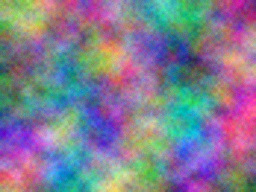
#> input picture tests/assets/corpus/jpeg/cmyk.jpg, 256 x 192 px; its folder holds only this picture in this run
$ python jpeg_cmyk_reference.py
#> lines starting #> are read from the running program, lines starting #| are printed output that depends on the picture
#!/usr/bin/env python3
"""Writes jpeg_cmyk_reference.json: SHA-256 of the RGBA of every four-component corpus JPEG read as plain CMYK.

Pillow reads every four-component JPEG with Adobe polarity (rawmode "CMYK;I", JpegImagePlugin in Pillow 10.2.0), so
the values libjpeg-turbo decodes (after its YCCK to CMYK conversion) are 255 minus Pillow's. Read as plain ink amounts
(JpegCmykStorage.Plain, as TIFF stores CMYK), those values are converted with Pillow's own cmyk2rgb.

Run with:  python3 -I tests/assets/jpeg_cmyk_reference.py
"""
import hashlib
import json
import os

import numpy as np
import PIL
from PIL import Image, features

HERE = os.path.dirname(os.path.abspath(__file__))
CORPUS = os.path.join(HERE, "corpus", "jpeg")


def main():
    result = {}
    for name in sorted(os.listdir(CORPUS)):
        if not name.lower().endswith(".jpg"):
            continue
        with Image.open(os.path.join(CORPUS, name)) as im:
#> im is the input picture: PIL image 256x192 CMYK; mean R, G, B 128.2, 124.6, 146.8
            if im.mode != "CMYK":
                continue
            stored = 255 - np.asarray(im)
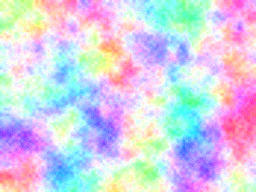
#> stored: shape (192, 256, 4); mean R, G, B, A 191, 188.8, 219.9, 171.5; transparent parts drawn white
        rgba = Image.fromarray(np.ascontiguousarray(stored), "CMYK").convert("RGBA")
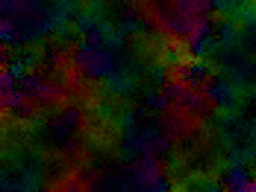
#> rgba: PIL image 256x192 RGBA; mean R, G, B, A 20.7, 19.2, 10.4, 255
        result["jpeg/" + name] = {"width": rgba.width, "height": rgba.height, "sha256": hashlib.sha256(rgba.tobytes()).hexdigest()}
    doc = {
        "generator": f"Pillow {PIL.__version__}, libjpeg-turbo {features.version('libjpeg_turbo')}",
        "files": result,
    }
    with open(os.path.join(HERE, "jpeg_cmyk_reference.json"), "w") as f:
        json.dump(doc, f, indent=1)
        f.write("\n")


if __name__ == "__main__":
    main()
